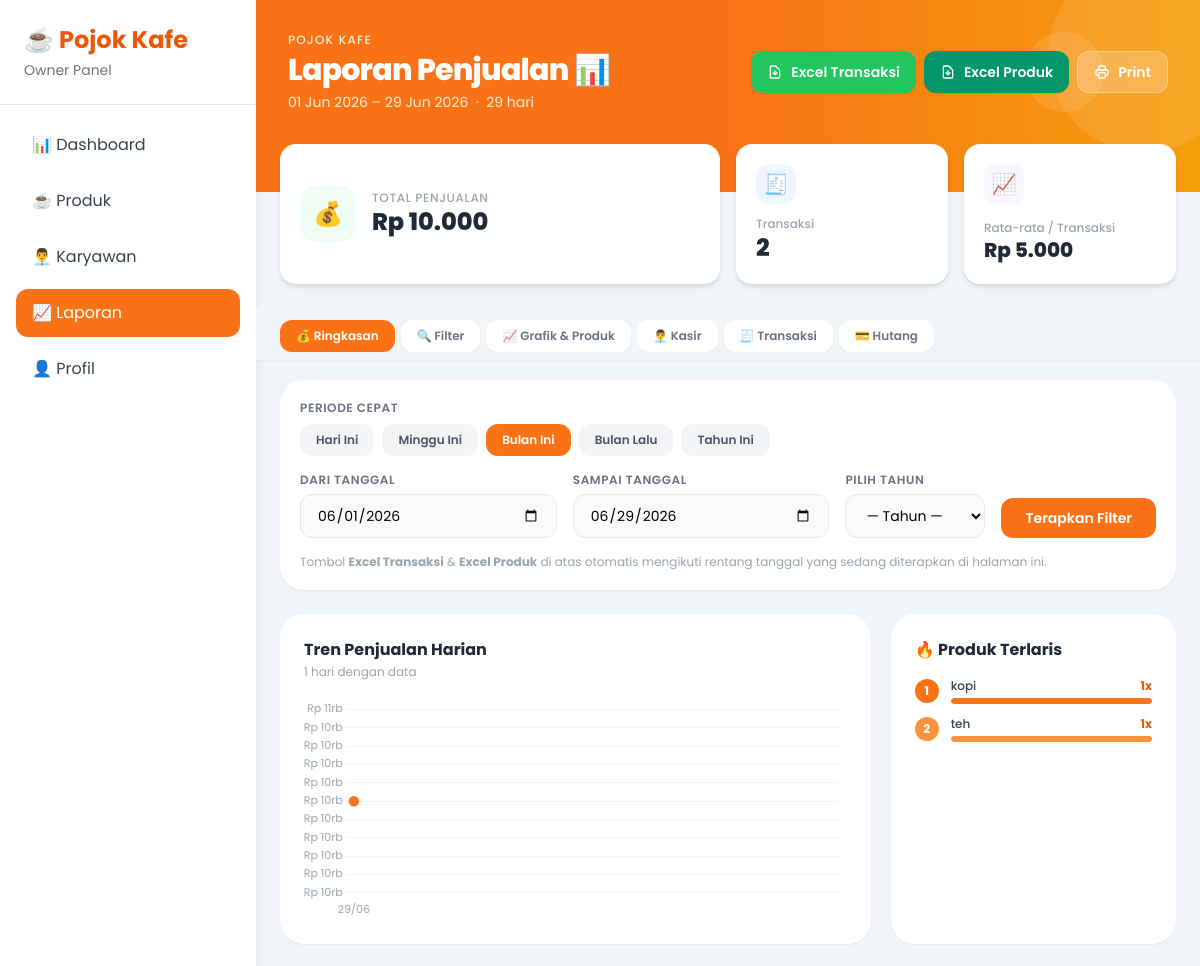
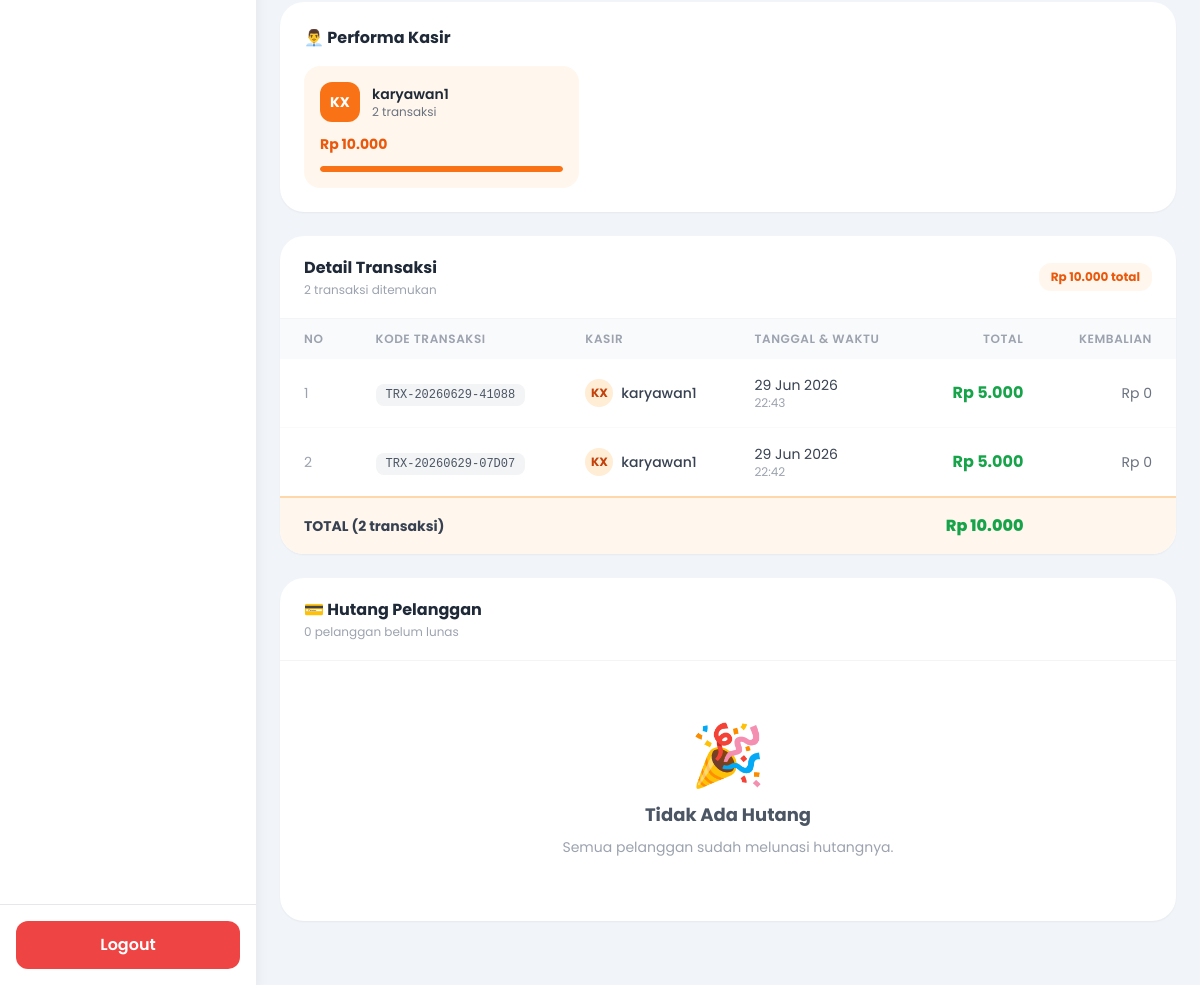
Screenshot of /owner/laporan.php (signed in) with the database file from the repository (2 pictures, top to bottom).
### tables this page shows
CREATE TABLE `transactions` (
  `id` int(11) NOT NULL,
  `kode_transaksi` varchar(30) DEFAULT NULL,
  `user_id` int(11) NOT NULL,
  `total` decimal(12,2) NOT NULL,
  `uang_diterima` decimal(12,2) DEFAULT 0.00,
  `kembalian` decimal(12,2) DEFAULT 0.00,
  `metode_pembayaran` enum('cash','qris') NOT NULL DEFAULT 'cash',
  `tanggal` datetime DEFAULT current_timestamp()
);

CREATE TABLE `users` (
  `id` int(11) NOT NULL,
  `role_id` int(11) NOT NULL,
  `username` varchar(100) NOT NULL,
  `password` varchar(255) NOT NULL,
  `nama_lengkap` varchar(100) NOT NULL,
  `email` varchar(100) DEFAULT NULL,
  `foto` varchar(255) DEFAULT NULL,
  `status` enum('aktif','nonaktif') DEFAULT 'aktif',
  `created_at` timestamp NOT NULL DEFAULT current_timestamp()
);

### owner/laporan.php (the view, shortened to what the rows shown need)
<?php
include "../koneksi.php";
$dari   = $_GET['dari']   ?? date('Y-m-01');
$sampai = $_GET['sampai'] ?? date('Y-m-d');
$dari_safe   = mysqli_real_escape_string($conn, $dari);
$sampai_safe = mysqli_real_escape_string($conn, $sampai);
$query = mysqli_query($conn, "
    SELECT t.*, u.nama_lengkap
    FROM transactions t
    JOIN users u ON t.user_id = u.id
    WHERE DATE(t.tanggal) BETWEEN '$dari_safe' AND '$sampai_safe'
    ORDER BY t.id DESC
");
$rows = []; $total_penjualan = 0;
while ($row = mysqli_fetch_assoc($query)) {
    $rows[] = $row;
    $total_penjualan += $row['total'];
}
$total_transaksi = count($rows);
$rata_rata = $total_transaksi > 0 ? $total_penjualan / $total_transaksi : 0;
$grafik_q = mysqli_query($conn, "
    SELECT DATE(tanggal) tgl, SUM(total) total, COUNT(*) jml
    FROM transactions
    WHERE DATE(tanggal) BETWEEN '$dari_safe' AND '$sampai_safe'
    GROUP BY DATE(tanggal) ORDER BY tgl ASC
");
$chart_labels = []; $chart_data = []; $chart_jml = [];
while ($g = mysqli_fetch_assoc($grafik_q)) {
    $chart_labels[] = date('d/m', strtotime($g['tgl']));
    $chart_data[]   = (float)$g['total'];
}
$kasir_q = mysqli_query($conn, "
    SELECT u.nama_lengkap, COUNT(t.id) jml, SUM(t.total) total
    FROM transactions t JOIN users u ON t.user_id = u.id
    WHERE DATE(t.tanggal) BETWEEN '$dari_safe' AND '$sampai_safe'
    GROUP BY t.user_id ORDER BY total DESC LIMIT 5
");
$top_kasir = [];
while ($k = mysqli_fetch_assoc($kasir_q)) $top_kasir[] = $k;
?>
<!DOCTYPE html>
<html lang="id">
<head>
<script src="https://cdn.tailwindcss.com"></script>
</head>
<body class="bg-slate-100 min-h-screen">
<?php include "navbar_owner.php"; ?>
<div class="lg:ml-64 min-h-screen">
  <div class="bg-gradient-to-r from-orange-500 via-orange-500 to-amber-500 px-8 pt-8 pb-20 text-white relative overflow-hidden">
    <div class="relative z-10 flex flex-col sm:flex-row sm:items-center sm:justify-between gap-4">
      <div>
        <h1 class="text-3xl font-extrabold tracking-tight">Laporan Penjualan 📊</h1>
      </div>
    </div>
  </div>
  <div class="px-6 pb-16">
    <div class="grid grid-cols-2 lg:grid-cols-4 gap-4 -mt-12 relative z-20 mb-6">
      <div class="stat-card col-span-2 bg-white rounded-2xl shadow-md p-5 flex items-center gap-4">
        <div class="min-w-0">
          <h2 class="text-2xl font-extrabold text-gray-800 truncate">Rp <?= number_format($total_penjualan, 0, ',', '.') ?></h2>
        </div>
      </div>
      <div class="stat-card bg-white rounded-2xl shadow-md p-5 flex flex-col justify-between">
        <div class="mt-3">
          <h2 class="text-2xl font-extrabold text-gray-800"><?= number_format($total_transaksi) ?></h2>
        </div>
      </div>
      <div class="stat-card bg-white rounded-2xl shadow-md p-5 flex flex-col justify-between">
        <div class="mt-3">
          <h2 class="text-xl font-extrabold text-gray-800">Rp <?= number_format($rata_rata, 0, ',', '.') ?></h2>
        </div>
      </div>
    </div>
    <div id="sec-grafik" class="grid lg:grid-cols-3 gap-5 mb-6">
      <div class="lg:col-span-2 bg-white rounded-3xl shadow-sm p-6">
        <div class="flex items-center justify-between mb-5">
          <div>
            <h2 class="text-base font-bold text-gray-800">Tren Penjualan Harian</h2>
          </div>
        </div>
      </div>
      <div class="bg-white rounded-3xl shadow-sm p-6">
        <h2 class="text-base font-bold text-gray-800 mb-4">🔥 Produk Terlaris</h2>
      </div>
    </div>
    <?php if(count($top_kasir) > 0): ?>
    <div id="sec-kasir" class="bg-white rounded-3xl shadow-sm p-6 mb-6">
      <h2 class="text-base font-bold text-gray-800 mb-4">👨‍💼 Performa Kasir</h2>
    </div>
    <?php endif; ?>
    <div id="sec-transaksi" class="bg-white rounded-3xl shadow-sm overflow-hidden mb-6">
      <div class="px-6 py-5 border-b border-gray-100 flex items-center justify-between">
        <div>
          <h2 class="text-base font-bold text-gray-800">Detail Transaksi</h2>
        </div>
      </div>
      <?php if($total_transaksi > 0): ?>
      <div class="overflow-x-auto">
        <table class="w-full min-w-[600px]">
          <thead>
            <tr class="bg-gray-50 text-gray-400 text-xs uppercase tracking-wider">
              <th class="px-6 py-3 text-left font-semibold">No</th>
              <th class="px-6 py-3 text-left font-semibold">Kode Transaksi</th>
              <th class="px-6 py-3 text-left font-semibold">Kasir</th>
              <th class="px-6 py-3 text-left font-semibold">Tanggal & Waktu</th>
              <th class="px-6 py-3 text-right font-semibold">Total</th>
              <th class="px-6 py-3 text-right font-semibold">Kembalian</th>
            </tr>
          </thead>
          <tbody class="divide-y divide-gray-50">
          <?php
            $no = 1;
            $kasir_warna = ['bg-orange-100 text-orange-700','bg-blue-100 text-blue-700','bg-purple-100 text-purple-700','bg-green-100 text-green-700','bg-pink-100 text-pink-700'];
            $kasir_map = []; $warna_idx = 0;
            foreach($rows as $row):
              $kn = $row['nama_lengkap'];
              if (!isset($kasir_map[$kn])) { $kasir_map[$kn] = $kasir_warna[$warna_idx % count($kasir_warna)]; $warna_idx++; }
              $init = strtoupper(substr($kn,0,1)) . strtoupper(substr(strstr($kn,' ') ?: ' X',1,1));
          ?>
          <tr class="tr-row">
            <td class="px-6 py-4 text-gray-400 text-sm"><?= $no++ ?></td>
            <td class="px-6 py-4">
              <span class="font-mono text-xs bg-gray-100 text-gray-600 px-2.5 py-1 rounded-lg">
                <?= htmlspecialchars($row['kode_transaksi'] ?? '#'.$row['id']) ?>
              </span>
            </td>
            <td class="px-6 py-4">
              <div class="flex items-center gap-2">
                <span class="w-7 h-7 rounded-full <?= $kasir_map[$kn] ?> flex items-center justify-center text-xs font-bold flex-shrink-0"><?= $init ?></span>
                <span class="text-sm font-medium text-gray-700"><?= htmlspecialchars($kn) ?></span>
              </div>
            </td>
            <td class="px-6 py-4">
              <div class="text-sm text-gray-700"><?= date('d M Y', strtotime($row['tanggal'])) ?></div>
              <div class="text-xs text-gray-400"><?= date('H:i', strtotime($row['tanggal'])) ?></div>
            </td>
            <td class="px-6 py-4 text-right">
              <span class="font-bold text-green-600">Rp <?= number_format($row['total'],0,',','.') ?></span>
            </td>
            <td class="px-6 py-4 text-right text-gray-500 text-sm">
              Rp <?= number_format($row['kembalian'],0,',','.') ?>
            </td>
          </tr>
          <?php endforeach; ?>
          </tbody>
        </table>
      </div>
      <?php endif; ?>
    </div>
    <div id="sec-hutang" class="bg-white rounded-3xl shadow-sm overflow-hidden">
      <div class="px-6 py-5 border-b border-gray-100 flex items-center justify-between">
        <div>
          <h2 class="text-base font-bold text-gray-800">💳 Hutang Pelanggan</h2>
        </div>
      </div>
    </div>
  </div>
</div>
<script>
<?php if(count($chart_labels) > 0): ?>
new Chart(document.getElementById('chartHarian'), {
  type: 'line',
  data: {
    labels: <?= json_encode($chart_labels) ?>,
    datasets: [{
      label: 'Penjualan',
      data: <?= json_encode($chart_data) ?>,
      borderColor: '#f97316',
      backgroundColor: 'rgba(249,115,22,.08)',
      borderWidth: 2.5,
      pointBackgroundColor: '#f97316',
      pointRadius: <?= count($chart_labels) > 20 ? 2 : 4 ?>,
      pointHoverRadius: 6,
      fill: true,
      tension: 0.4
    }]
  },
  options: {
    responsive: true, maintainAspectRatio: false,
    plugins: {
      legend: { display: false },
      tooltip: {
        backgroundColor: '#fff', titleColor: '#374151', bodyColor: '#f97316',
        borderColor: '#e5e7eb', borderWidth: 1, padding: 12, cornerRadius: 10,
        callbacks: { label: ctx => 'Rp ' + ctx.parsed.y.toLocaleString('id-ID') }
      }
    },
    scales: {
      x: { grid:{display:false}, ticks:{font:{family:'Poppins',size:11},color:'#9ca3af',maxTicksLimit:10,autoSkip:true}, border:{display:false} },
      y: { grid:{color:'#f3f4f6'}, ticks:{font:{family:'Poppins',size:11},color:'#9ca3af', callback:v=>'Rp '+(v>=1000000?(v/1000000).toFixed(1)+'jt':(v/1000).toFixed(0)+'rb')}, border:{display:false} }
    }
  }
});
<?php endif; ?>
</script>
</body>
</html>

### rows the page displays
transactions: kode_transaksi "TRX-20260629-41088", user.nama_lengkap "KX", user.nama_lengkap "karyawan1", tanggal "29 Jun 2026", tanggal "22:43", total "5.000", kembalian "0"
transactions: kode_transaksi "TRX-20260629-07D07", user.nama_lengkap "KX", user.nama_lengkap "karyawan1", tanggal "29 Jun 2026", tanggal "22:42", total "5.000", kembalian "0"

### other values shown
date('d M Y', strtotime($dari)) "01 Jun 2026"
date('d M Y', strtotime($sampai)) "29 Jun 2026"
$selisih_hari "29"
$total_penjualan "10.000"
$total_transaksi "2"
$rata_rata "5.000"
$label "Hari Ini"
$label "Minggu Ini"
$label "Bulan Ini"
$label "Bulan Lalu"
$label "Tahun Ini"
count($chart_labels) "1"
$tp['nama_produk'] "kopi"
$tp['qty'] "1"
$tp['nama_produk'] "teh"
